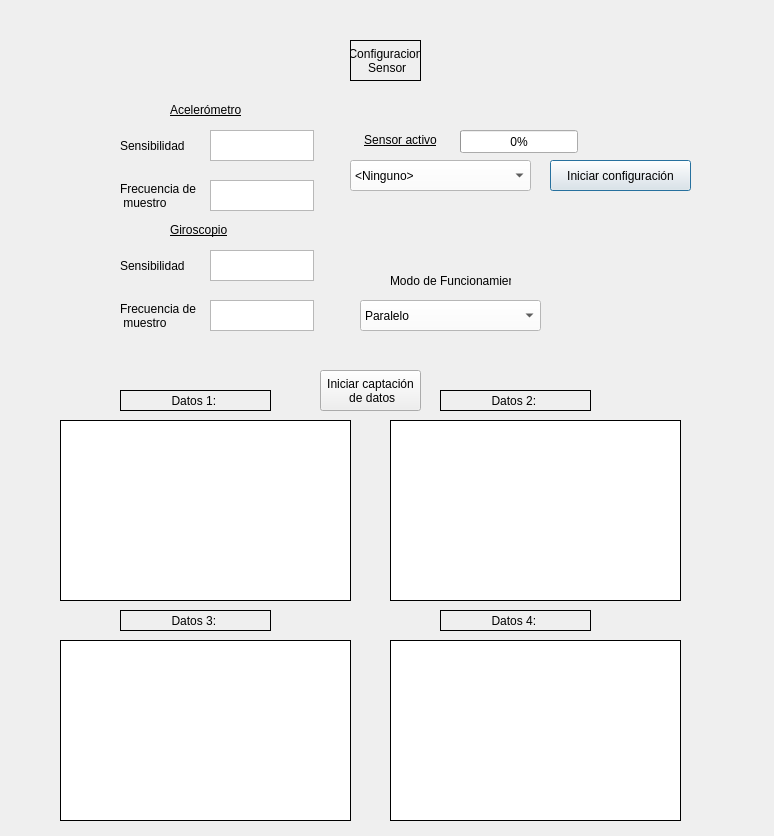
<?xml version="1.0" encoding="UTF-8"?>
<ui version="4.0">
 <class>Dialog</class>
 <widget class="QDialog" name="Dialog">
  <property name="geometry">
   <rect>
    <x>0</x>
    <y>0</y>
    <width>774</width>
    <height>836</height>
   </rect>
  </property>
  <property name="windowTitle">
   <string>Dialog</string>
  </property>
  <widget class="QLabel" name="label_30">
   <property name="geometry">
    <rect>
     <x>350</x>
     <y>130</y>
     <width>101</width>
     <height>21</height>
    </rect>
   </property>
   <property name="styleSheet">
    <string notr="true">color: rgb(0, 0, 0);

</string>
   </property>
   <property name="text">
    <string>&lt;html&gt;&lt;head/&gt;&lt;body&gt;&lt;p align=&quot;center&quot;&gt;&lt;span style=&quot; text-decoration: underline;&quot;&gt;Sensor activo&lt;/span&gt;&lt;/p&gt;&lt;/body&gt;&lt;/html&gt;</string>
   </property>
  </widget>
  <widget class="QProgressBar" name="progressBar">
   <property name="geometry">
    <rect>
     <x>460</x>
     <y>130</y>
     <width>118</width>
     <height>23</height>
    </rect>
   </property>
   <property name="value">
    <number>0</number>
   </property>
  </widget>
  <widget class="QComboBox" name="selec_12">
   <property name="geometry">
    <rect>
     <x>350</x>
     <y>160</y>
     <width>181</width>
     <height>31</height>
    </rect>
   </property>
   <property name="styleSheet">
    <string notr="true">background-color: rgb(255, 255, 255);</string>
   </property>
   <item>
    <property name="text">
     <string>&lt;Ninguno&gt;</string>
    </property>
   </item>
   <item>
    <property name="text">
     <string>BMI270</string>
    </property>
   </item>
   <item>
    <property name="text">
     <string>BMI688</string>
    </property>
   </item>
  </widget>
  <widget class="QLabel" name="label_9">
   <property name="geometry">
    <rect>
     <x>120</x>
     <y>180</y>
     <width>81</width>
     <height>31</height>
    </rect>
   </property>
   <property name="text">
    <string>Frecuencia de 
 muestro</string>
   </property>
  </widget>
  <widget class="QTextEdit" name="text_acc_sampling">
   <property name="geometry">
    <rect>
     <x>210</x>
     <y>130</y>
     <width>104</width>
     <height>31</height>
    </rect>
   </property>
  </widget>
  <widget class="QLabel" name="label_7">
   <property name="geometry">
    <rect>
     <x>120</x>
     <y>130</y>
     <width>81</width>
     <height>31</height>
    </rect>
   </property>
   <property name="text">
    <string>Sensibilidad</string>
   </property>
  </widget>
  <widget class="QLabel" name="label_2">
   <property name="geometry">
    <rect>
     <x>350</x>
     <y>40</y>
     <width>71</width>
     <height>41</height>
    </rect>
   </property>
   <property name="layoutDirection">
    <enum>Qt::LeftToRight</enum>
   </property>
   <property name="frameShape">
    <enum>QFrame::Box</enum>
   </property>
   <property name="text">
    <string>Configuracion 
 Sensor</string>
   </property>
   <property name="alignment">
    <set>Qt::AlignCenter</set>
   </property>
  </widget>
  <widget class="QTextEdit" name="text_acc_sensibity">
   <property name="geometry">
    <rect>
     <x>210</x>
     <y>180</y>
     <width>104</width>
     <height>31</height>
    </rect>
   </property>
  </widget>
  <widget class="QComboBox" name="selec_13">
   <property name="geometry">
    <rect>
     <x>360</x>
     <y>300</y>
     <width>181</width>
     <height>31</height>
    </rect>
   </property>
   <property name="styleSheet">
    <string notr="true">background-color: rgb(255, 255, 255);</string>
   </property>
   <item>
    <property name="text">
     <string>Paralelo</string>
    </property>
   </item>
   <item>
    <property name="text">
     <string>Forzado</string>
    </property>
   </item>
  </widget>
  <widget class="QLabel" name="label_31">
   <property name="geometry">
    <rect>
     <x>390</x>
     <y>270</y>
     <width>121</width>
     <height>21</height>
    </rect>
   </property>
   <property name="styleSheet">
    <string notr="true">color: rgb(0, 0, 0);

</string>
   </property>
   <property name="text">
    <string>Modo de Funcionamiento</string>
   </property>
  </widget>
  <widget class="QLabel" name="label_32">
   <property name="geometry">
    <rect>
     <x>170</x>
     <y>100</y>
     <width>121</width>
     <height>21</height>
    </rect>
   </property>
   <property name="styleSheet">
    <string notr="true">color: rgb(0, 0, 0);

</string>
   </property>
   <property name="text">
    <string>&lt;html&gt;&lt;head/&gt;&lt;body&gt;&lt;p&gt;&lt;span style=&quot; text-decoration: underline;&quot;&gt;Acelerómetro&lt;/span&gt;&lt;/p&gt;&lt;/body&gt;&lt;/html&gt;</string>
   </property>
  </widget>
  <widget class="QLabel" name="label_33">
   <property name="geometry">
    <rect>
     <x>170</x>
     <y>220</y>
     <width>121</width>
     <height>21</height>
    </rect>
   </property>
   <property name="styleSheet">
    <string notr="true">color: rgb(0, 0, 0);

</string>
   </property>
   <property name="text">
    <string>&lt;html&gt;&lt;head/&gt;&lt;body&gt;&lt;p&gt;&lt;span style=&quot; text-decoration: underline;&quot;&gt;Giroscopio&lt;/span&gt;&lt;/p&gt;&lt;/body&gt;&lt;/html&gt;</string>
   </property>
  </widget>
  <widget class="QLabel" name="label_8">
   <property name="geometry">
    <rect>
     <x>120</x>
     <y>250</y>
     <width>81</width>
     <height>31</height>
    </rect>
   </property>
   <property name="text">
    <string>Sensibilidad</string>
   </property>
  </widget>
  <widget class="QLabel" name="label_10">
   <property name="geometry">
    <rect>
     <x>120</x>
     <y>300</y>
     <width>81</width>
     <height>31</height>
    </rect>
   </property>
   <property name="text">
    <string>Frecuencia de 
 muestro</string>
   </property>
  </widget>
  <widget class="QTextEdit" name="text_acc_sensibity_2">
   <property name="geometry">
    <rect>
     <x>210</x>
     <y>300</y>
     <width>104</width>
     <height>31</height>
    </rect>
   </property>
  </widget>
  <widget class="QTextEdit" name="text_acc_sampling_2">
   <property name="geometry">
    <rect>
     <x>210</x>
     <y>250</y>
     <width>104</width>
     <height>31</height>
    </rect>
   </property>
  </widget>
  <widget class="QGraphicsView" name="Plot1">
   <property name="geometry">
    <rect>
     <x>60</x>
     <y>420</y>
     <width>291</width>
     <height>181</height>
    </rect>
   </property>
   <property name="frameShape">
    <enum>QFrame::Box</enum>
   </property>
   <property name="frameShadow">
    <enum>QFrame::Plain</enum>
   </property>
  </widget>
  <widget class="QGraphicsView" name="Plot2">
   <property name="geometry">
    <rect>
     <x>390</x>
     <y>420</y>
     <width>291</width>
     <height>181</height>
    </rect>
   </property>
   <property name="frameShape">
    <enum>QFrame::Box</enum>
   </property>
   <property name="frameShadow">
    <enum>QFrame::Plain</enum>
   </property>
  </widget>
  <widget class="QGraphicsView" name="Plot3">
   <property name="geometry">
    <rect>
     <x>60</x>
     <y>640</y>
     <width>291</width>
     <height>181</height>
    </rect>
   </property>
   <property name="frameShape">
    <enum>QFrame::Box</enum>
   </property>
   <property name="frameShadow">
    <enum>QFrame::Plain</enum>
   </property>
  </widget>
  <widget class="QGraphicsView" name="Plot4">
   <property name="geometry">
    <rect>
     <x>390</x>
     <y>640</y>
     <width>291</width>
     <height>181</height>
    </rect>
   </property>
   <property name="frameShape">
    <enum>QFrame::Box</enum>
   </property>
   <property name="frameShadow">
    <enum>QFrame::Plain</enum>
   </property>
  </widget>
  <widget class="QLabel" name="label_3">
   <property name="geometry">
    <rect>
     <x>120</x>
     <y>390</y>
     <width>151</width>
     <height>21</height>
    </rect>
   </property>
   <property name="layoutDirection">
    <enum>Qt::LeftToRight</enum>
   </property>
   <property name="frameShape">
    <enum>QFrame::Box</enum>
   </property>
   <property name="text">
    <string>Datos 1: &lt;Datos&gt;</string>
   </property>
   <property name="alignment">
    <set>Qt::AlignCenter</set>
   </property>
  </widget>
  <widget class="QLabel" name="label_4">
   <property name="geometry">
    <rect>
     <x>440</x>
     <y>390</y>
     <width>151</width>
     <height>21</height>
    </rect>
   </property>
   <property name="layoutDirection">
    <enum>Qt::LeftToRight</enum>
   </property>
   <property name="frameShape">
    <enum>QFrame::Box</enum>
   </property>
   <property name="text">
    <string>Datos 2: &lt;Datos&gt;</string>
   </property>
   <property name="alignment">
    <set>Qt::AlignCenter</set>
   </property>
  </widget>
  <widget class="QLabel" name="label_5">
   <property name="geometry">
    <rect>
     <x>120</x>
     <y>610</y>
     <width>151</width>
     <height>21</height>
    </rect>
   </property>
   <property name="layoutDirection">
    <enum>Qt::LeftToRight</enum>
   </property>
   <property name="frameShape">
    <enum>QFrame::Box</enum>
   </property>
   <property name="text">
    <string>Datos 3: &lt;Datos&gt;</string>
   </property>
   <property name="alignment">
    <set>Qt::AlignCenter</set>
   </property>
  </widget>
  <widget class="QLabel" name="label_6">
   <property name="geometry">
    <rect>
     <x>440</x>
     <y>610</y>
     <width>151</width>
     <height>21</height>
    </rect>
   </property>
   <property name="layoutDirection">
    <enum>Qt::LeftToRight</enum>
   </property>
   <property name="frameShape">
    <enum>QFrame::Box</enum>
   </property>
   <property name="text">
    <string>Datos 4: &lt;Datos&gt;</string>
   </property>
   <property name="alignment">
    <set>Qt::AlignCenter</set>
   </property>
  </widget>
  <widget class="QPushButton" name="pushButton">
   <property name="geometry">
    <rect>
     <x>550</x>
     <y>160</y>
     <width>141</width>
     <height>31</height>
    </rect>
   </property>
   <property name="text">
    <string>Iniciar configuración</string>
   </property>
  </widget>
  <widget class="QPushButton" name="pushButton_2">
   <property name="geometry">
    <rect>
     <x>320</x>
     <y>370</y>
     <width>101</width>
     <height>41</height>
    </rect>
   </property>
   <property name="text">
    <string>Iniciar captación 
 de datos</string>
   </property>
  </widget>
 </widget>
 <resources/>
 <connections/>
</ui>
